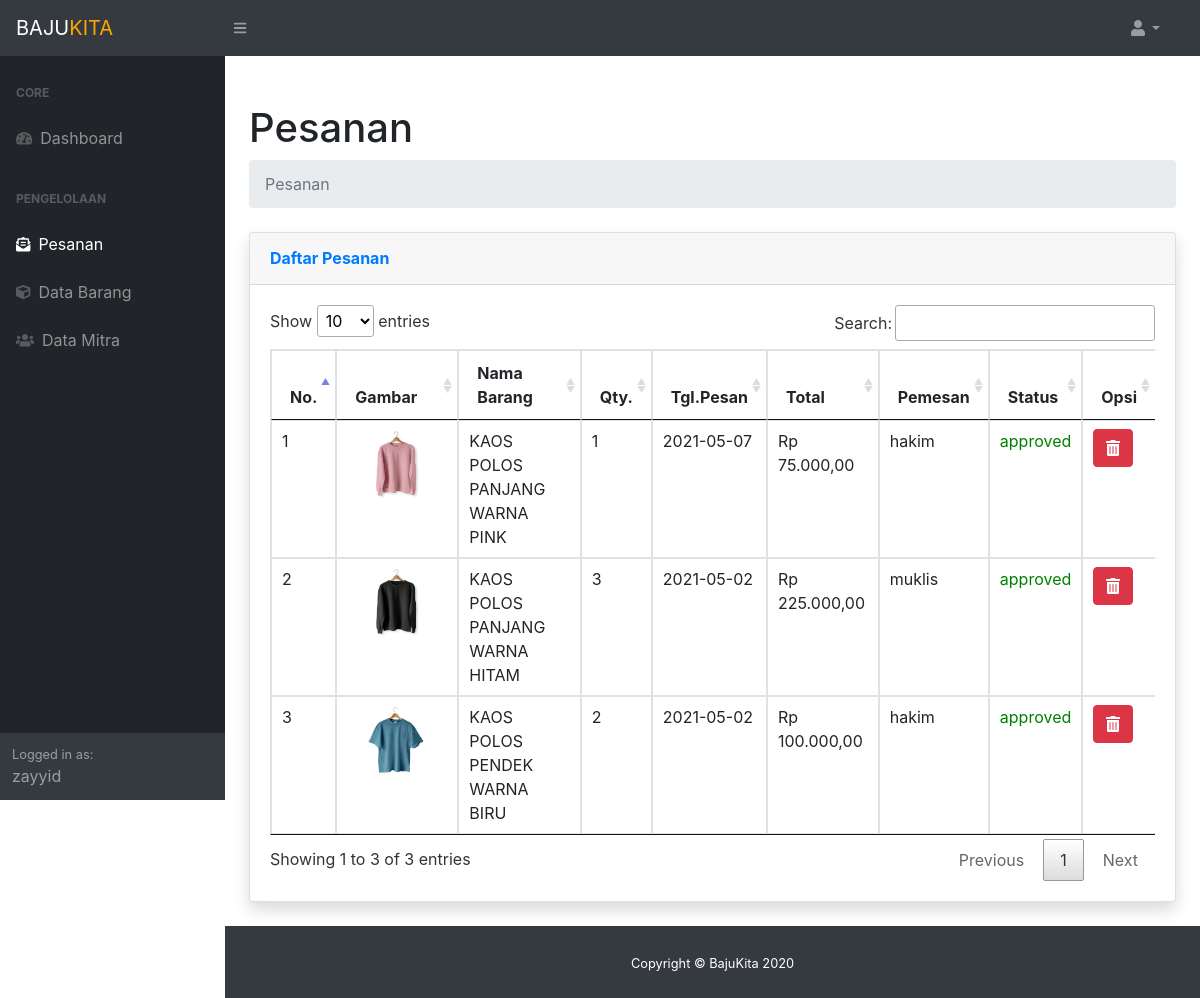
Screenshot of /admin/dist/index_admin.php?page=pesanan (signed in) with the database file from the repository.
### tables this page shows
CREATE TABLE `pesanan` (
  `id_pesanan` int(50) NOT NULL,
  `id_user` int(50) NOT NULL,
  `id_barang` int(50) NOT NULL,
  `total_barang` int(50) NOT NULL,
  `tgl_transaksi` date NOT NULL,
  `total_transaksi` int(100) NOT NULL,
  `status` enum('approved','not approved','waiting') NOT NULL
);

CREATE TABLE `barang` (
  `id_barang` int(50) NOT NULL,
  `id_kategori` int(50) NOT NULL,
  `nama_brg` varchar(100) NOT NULL,
  `harga_brg` int(100) NOT NULL,
  `stok_brg` int(11) NOT NULL,
  `img_barang` varchar(5000) NOT NULL
);

CREATE TABLE `user` (
  `id_user` int(50) NOT NULL,
  `username_user` varchar(100) NOT NULL,
  `email_user` varchar(50) NOT NULL,
  `password_user` varchar(255) NOT NULL,
  `level` enum('admin','user') NOT NULL
);

### admin/dist/lib/pesanan.php (the view)
<main>
    <div class="container-fluid">
        <h1 class="mt-4">Pesanan</h1>
        <ol class="breadcrumb mb-4">
            <li class="breadcrumb-item active">Pesanan</li>
        </ol>
    </div>
    <div class="container-fluid">
                <div class="card shadow mb-4">
                <div class="card-header py-3">
                <h6 class="m-0 font-weight-bold text-primary">Daftar Pesanan</h6>
                </div>
                <div class="card-body">
                <div class="table-responsive">
                    <table class="table table-bordered" width="100%" cellspacing="0" id="datapesanan">
                    <thead>
                        <tr>
                        <th>No.</th>
                        <th>Gambar</th>
                        <th>Nama Barang</th>
                        <th>Qty.</th>
                        <th>Tgl.Pesan</th>
                        <th>Total</th>
                        <th>Pemesan</th>
                        <th>Status</th>
                        <th>Opsi</th>
                        </tr>
                    </thead>
                    <tbody>
                    <?php
                        $no = 1;
                        $qtampil = mysqli_query($koneksi,"SELECT * FROM pesanan ");
                        while($data = mysqli_fetch_array($qtampil)) {
                            $user = mysqli_query($koneksi,"SELECT * FROM user WHERE id_user = '$data[id_user]'");
                            $data_user = mysqli_fetch_array($user);
                            $brg = mysqli_query($koneksi,"SELECT * FROM barang WHERE id_barang = '$data[id_barang]'");
                            $data_brg = mysqli_fetch_array($brg);
                    ?>
                        <tr>
                        <td><?php echo $no++; ?></td>
                        <td><?php echo "<img style=' border-radius: 10px' src='../../assets/img/barang/$data_brg[img_barang]' width='100' />";?></td>
                        <td><?php echo $data_brg['nama_brg'] ?></td>
                        <td><?php echo $data['total_barang'] ?></td>
                        <td><?php echo $data['tgl_transaksi']; ?></td>
                        <td><?php echo "Rp " . number_format($data['total_transaksi'],2,',','.'); ?></td>
                        <td ><?php echo $data_user['username_user']?></td>
                            <?php
                            if ($data['status'] == 'approved') { ?>
                                <td style="color: green;"><?php echo $data['status'] ?></td>
                            <?php }else if($data['status'] == 'not approved'){ ?>
                                <td style="color: red;"><?php echo $data['status'] ?></td>
                            <?php } else {?>
                                <td style="color: blue;"><?php echo $data['status'] ?></td>
                            <?php }; ?>
                        <td>
                            <?php
                            if ($data['status'] == 'waiting') {?>
                                <a <?php echo "href='lib/proses/approved.php?id=$data[id_pesanan]&idbrg=$data_brg[id_barang]'" ?> onclick="return confirm('Anda yakin ingin menyetujui pesanan ini ?')"><button type="button" class="btn btn-success">Approve</button></a>
                                <a <?php echo "href='lib/proses/not_approved.php?id=$data[id_pesanan]'" ?> onclick="return confirm('Anda yakin ingin menolak pesanan ini ?')"><button type="button" class="btn btn-warning">Not</button></a>
                                <a <?php echo "href='lib/proses/hapus_pesanan.php?id=$data[id_pesanan]'" ?> onclick="return confirm('Anda yakin mau menghapus pesanan ini ?')" ><button type="button" class="btn btn-danger" ><i class="fas fa-trash-alt"></i></button></a>
                            <?php } else {?>
                                <a <?php echo "href='lib/proses/hapus_pesanan.php?id=$data[id_pesanan]'" ?> onclick="return confirm('Anda yakin mau menghapus pesanan ini ?')" ><button type="button" class="btn btn-danger" ><i class="fas fa-trash-alt"></i></button></a>
                            <?php }; ?>
                        </td>
                        </tr>
                    <?php }; ?>
                    </tbody>
                    </table>
                </div>
                </div>
            </div>
</main>

### rows the page displays
pesanan: id_barang.img_barang (picture), id_barang.nama_brg "KAOS POLOS PANJANG WARNA PINK", total_barang "1", tgl_transaksi "2021-05-07", total_transaksi "75.000,00", id_user.username_user "hakim", status "approved"
pesanan: id_barang.img_barang (picture), id_barang.nama_brg "KAOS POLOS PANJANG WARNA HITAM", total_barang "3", tgl_transaksi "2021-05-02", total_transaksi "225.000,00", id_user.username_user "muklis", status "approved"
pesanan: id_barang.img_barang (picture), id_barang.nama_brg "KAOS POLOS PENDEK WARNA BIRU", total_barang "2", tgl_transaksi "2021-05-02", total_transaksi "100.000,00", id_user.username_user "hakim", status "approved"

### other values shown
$_SESSION['username_user'] "zayyid"
